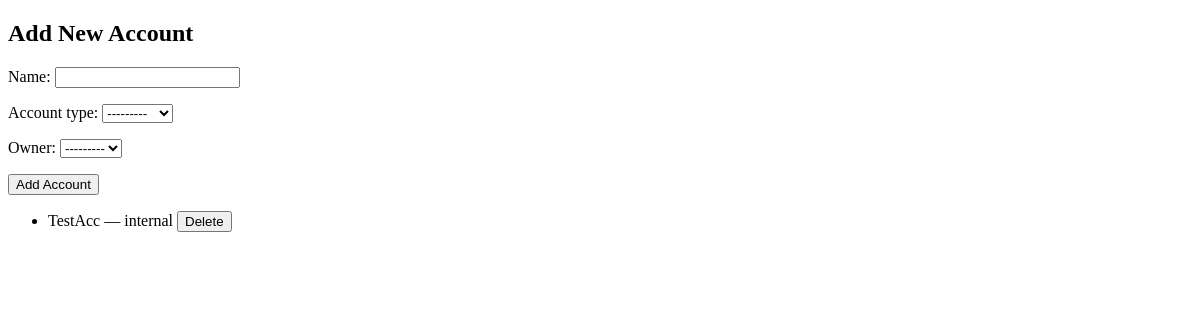
The page /accounts/ on the database as committed earlier.
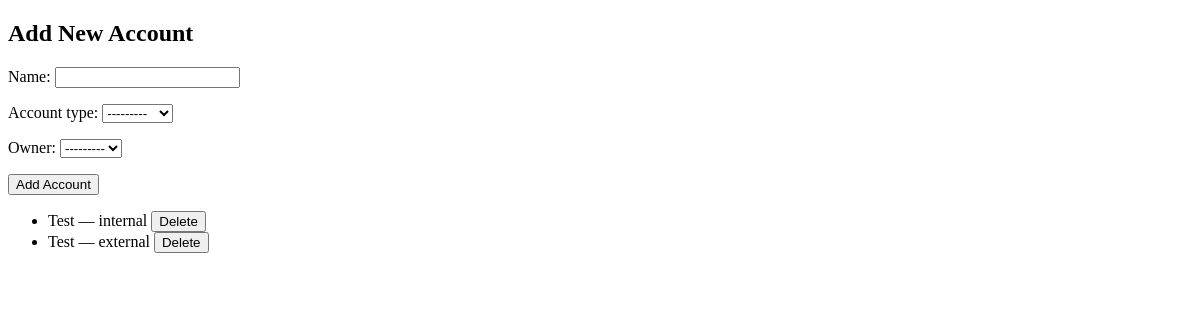
The same page on the database as committed later.
### ksiegowosc/models.py (models this page shows, shortened)
class Account(models.Model):
    ACCOUNT_TYPES = (
        ('internal', 'Internal'),
        ('external', 'External'),
    )
    name = models.CharField(max_length=300)
    account_type = models.CharField(max_length=250, choices=ACCOUNT_TYPES)
    created_at = models.DateTimeField(auto_now_add=True)
    deleted_at = models.DateTimeField(null=True, blank=True)
    owner = models.ForeignKey(settings.AUTH_USER_MODEL, null=True, blank=True, on_delete=models.SET_NULL)
    objects = models.Manager()  # default mod includes the banished
    active = ActiveMod()        # custom mod excludes the banished

### ksiegowosc/views.py (the view, shortened to what this page needs)
# urls.py: path('', AccountListCreateView.as_view(), name='account_list'),
class AccountListCreateView(View, MultipleObjectMixin):
    model = Account
    form_class = AccountForm
    template_name = 'ksiegowosc/account_list.html'
    context_object_name = 'accounts'
    def get(self, request, *args, **kwargs):
        self.object_list = self.get_queryset()
        form = self.form_class()
        context = self.get_context_data(form=form)
        return render(request, self.template_name, context)

### ksiegowosc/forms.py
class AccountForm(forms.ModelForm):
    class Meta:
        model = Account
        fields = ['name', 'account_type', 'owner']

### ksiegowosc/templates/ksiegowosc/account_list.html (shortened to what this page needs)
<!DOCTYPE html>
<html>
<head>
</head>
<body>
<h2>Add New Account</h2>
<form method="post" action="">
    {{ form.as_p }}
    <button type="submit">Add Account</button>
</form>
<ul>
    {% for account in accounts %}
        <li>
            {{ account.name }} — {{ account.account_type }}
            <form method="post" action="{% url 'account_delete' account.pk %}" style="display:inline;">
                <button type="submit" onclick="return confirm('Are you sure you want to delete this account?');">
                    Delete
                </button>
            </form>
        </li>
    {% empty %}
        <li>No accounts found.</li>
    {% endfor %}
</ul>
</body>
</html>

Rows that differ between the two databases and show on the page:
removed Account: name "TestAcc", account_type "internal"
added Account: name "Test", account_type "internal"
added Account: name "Test", account_type "external"
